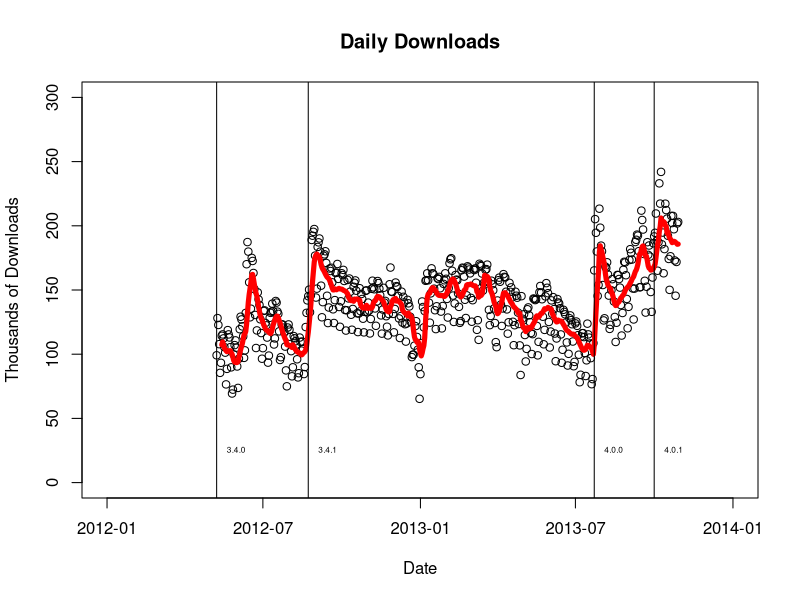
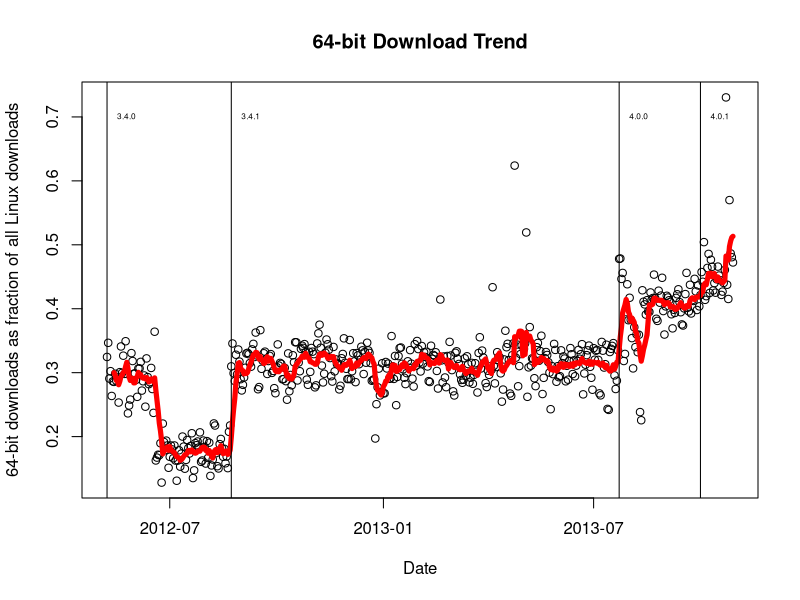
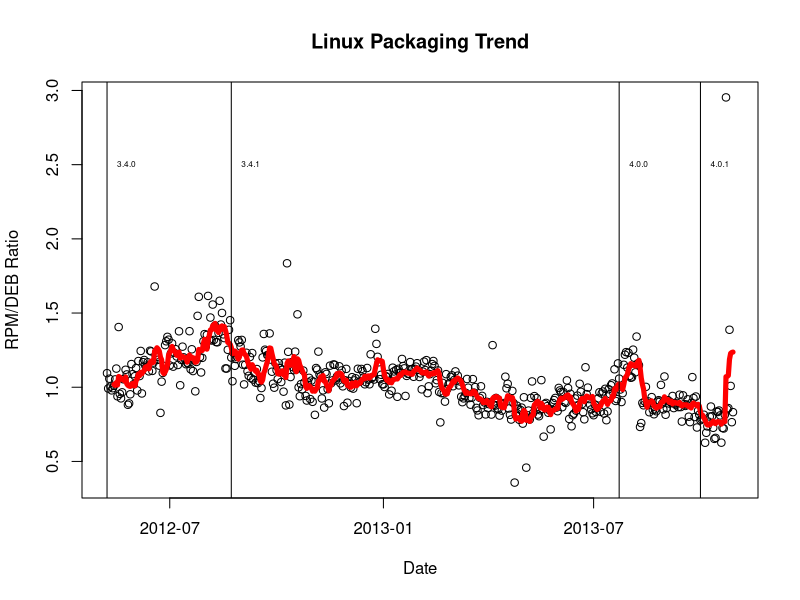
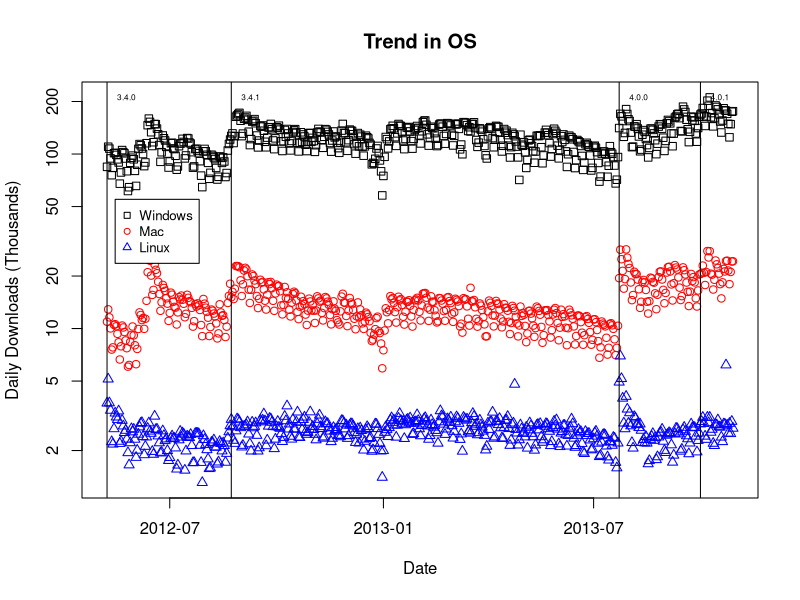
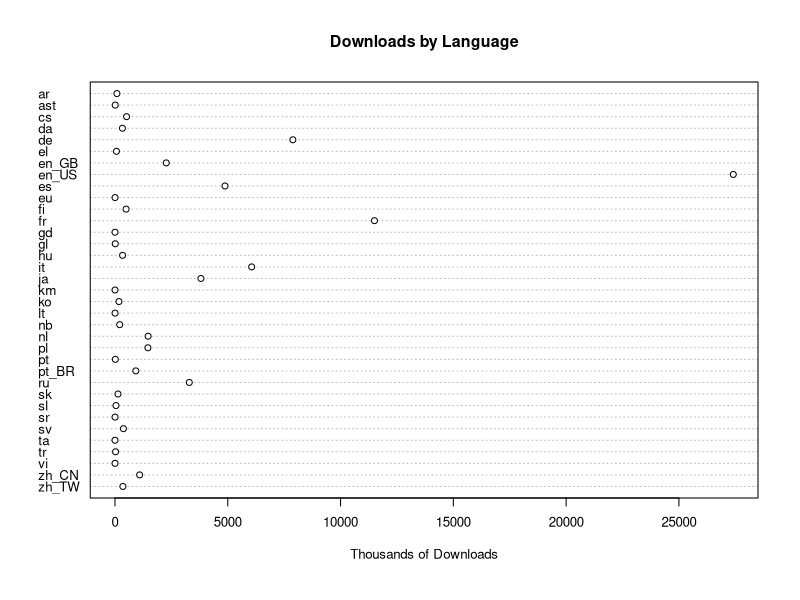

Recreate these plots in R, in order.
################################################################
# 
#  Licensed to the Apache Software Foundation (ASF) under one
#  or more contributor license agreements.  See the NOTICE file
#  distributed with this work for additional information
#  regarding copyright ownership.  The ASF licenses this file
#  to you under the Apache License, Version 2.0 (the
#  "License"); you may not use this file except in compliance
#  with the License.  You may obtain a copy of the License at
#  
#    http://www.apache.org/licenses/LICENSE-2.0
#  
#  Unless required by applicable law or agreed to in writing,
#  software distributed under the License is distributed on an
#  "AS IS" BASIS, WITHOUT WARRANTIES OR CONDITIONS OF ANY
#  KIND, either express or implied.  See the License for the
#  specific language governing permissions and limitations
#  under the License.
#  
################################################################


library(TTR)

data<-read.csv("75m.csv")
data$date<-as.Date(data$date)

#plot daily downloads
plot(data$count_total/1000~data$date,ylim=range(0,300),xlim=c(as.Date("2012-01-01"),as.Date("2014-01-01")),
ylab="Thousands of Downloads",xlab="Date",main="Daily Downloads")
lines(data$date,SMA(data$count_total/1000,7),col="red",lwd=5)

abline(v=as.Date("2012-05-08"))
text(as.Date("2012-05-08"),25,"3.4.0",pos=4,cex=0.5)

abline(v=as.Date("2012-08-23"))
text(as.Date("2012-08-23"),25,"3.4.1",pos=4,cex=0.5)

abline(v=as.Date("2013-07-23"))
text(as.Date("2013-07-23"),25,"4.0.0",pos=4,cex=0.5)

abline(v=as.Date("2013-10-01"))
text(as.Date("2013-10-01"),25,"4.0.1",pos=4,cex=0.5)


#Linux 64-bit
plot(data$date,data$linux64/(data$linux64+data$linux32),xlab="Date",ylab="64-bit downloads as fraction of all Linux downloads",main="64-bit Download Trend")
lines(data$date,SMA(data$linux64/(data$linux64+data$linux32),7),col="red",lwd=5)

abline(v=as.Date("2012-05-08"))
text(as.Date("2012-05-08"),0.7,"3.4.0",pos=4,cex=0.5)

abline(v=as.Date("2012-08-23"))
text(as.Date("2012-08-23"),0.7,"3.4.1",pos=4,cex=0.5)

abline(v=as.Date("2013-07-23"))
text(as.Date("2013-07-23"),0.7,"4.0.0",pos=4,cex=0.5)

abline(v=as.Date("2013-10-01"))
text(as.Date("2013-10-01"),0.7,"4.0.1",pos=4,cex=0.5)


#RPM Versus DEB
plot(data$date,data$rpm/data$deb,
xlab="Date",
ylab="RPM/DEB Ratio",
main="Linux Packaging Trend")

lines(data$date,SMA(data$rpm/data$deb,7),col="red",lwd=5)

abline(v=as.Date("2012-05-08"))
text(as.Date("2012-05-08"),2.5,"3.4.0",pos=4,cex=0.5)

abline(v=as.Date("2012-08-23"))
text(as.Date("2012-08-23"),2.5,"3.4.1",pos=4,cex=0.5)

abline(v=as.Date("2013-07-23"))
text(as.Date("2013-07-23"),2.5,"4.0.0",pos=4,cex=0.5)

abline(v=as.Date("2013-10-01"))
text(as.Date("2013-10-01"),2.5,"4.0.1",pos=4,cex=0.5)


#OS Trends

x_range <- range(data$date[1],data$date[length(data$date)])
y_range <- range(min(data$windows, data$mac, data$linux)/1000, max(data$windows, data$mac, data$linux)/1000)

plot(log="y",data$date,data$windows/1000,ylim=y_range,xlim=x_range,
xlab="Date",ylab="Daily Downloads (Thousands)",type="n", main="Trend in OS")

points(data$date,data$windows/1000,pch=0,col="black")
points(data$date,data$mac/1000,pch=1,col="red")
points(data$date,data$linux/1000,pch=2,col="blue")

legend(as.numeric(data$date)[1]+7, 55, c("Windows","Mac","Linux"), cex=0.8, col=c("black","red","blue"), pch=0:2)

abline(v=as.Date("2012-05-08"))
text(as.Date("2012-05-08"),210,"3.4.0",pos=4,cex=0.5)

abline(v=as.Date("2012-08-23"))
text(as.Date("2012-08-23"),210,"3.4.1",pos=4,cex=0.5)

abline(v=as.Date("2013-07-23"))
text(as.Date("2013-07-23"),210,"4.0.0",pos=4,cex=0.5)

abline(v=as.Date("2013-10-01"))
text(as.Date("2013-10-01"),210,"4.0.1",pos=4,cex=0.5)


# Language totals

dotchart(rev(c(
sum(data$ar),
sum(data$ast),
sum(data$cs),
sum(data$da),
sum(data$de),
sum(data$el),
sum(data$en_GB),
sum(data$en_US),
sum(data$es),
sum(data$eu),
sum(data$fi),
sum(data$fr),
sum(data$gd),
sum(data$gl),
sum(data$hu),
sum(data$it),
sum(data$ja),
sum(data$km),
sum(data$ko),
sum(data$lt),
sum(data$nb),
sum(data$nl),
sum(data$pl),
sum(data$pt),
sum(data$pt_BR),
sum(data$ru),
sum(data$sk),
sum(data$sl),
sum(data$sr),
sum(data$sv),
sum(data$ta),
sum(data$tr),
sum(data$vi),
sum(data$zh_TW),
sum(data$zh_CN)
))/1000,
labels=rev(c("ar","ast","cs","da","de","el","en_GB","en_US","es","eu","fi","fr","gd","gl","hu","it","ja","km","ko","lt","nb","nl","pl","pt","pt_BR","ru","sk","sl","sr","sv","ta","tr","vi","zh_CN","zh_TW")),
cex=0.8,xlab="Thousands of Downloads",main="Downloads by Language")

